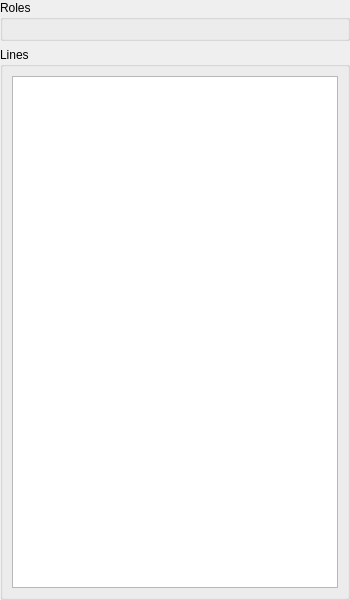
<?xml version="1.0" encoding="UTF-8"?>
<ui version="4.0">
 <class>WdgBusstopsFilterPopup</class>
 <widget class="QWidget" name="WdgBusstopsFilterPopup">
  <property name="geometry">
   <rect>
    <x>0</x>
    <y>0</y>
    <width>350</width>
    <height>600</height>
   </rect>
  </property>
  <layout class="QVBoxLayout" name="verticalLayout_3">
   <property name="leftMargin">
    <number>0</number>
   </property>
   <property name="topMargin">
    <number>0</number>
   </property>
   <property name="rightMargin">
    <number>0</number>
   </property>
   <property name="bottomMargin">
    <number>0</number>
   </property>
   <item>
    <widget class="QGroupBox" name="groupBox">
     <property name="title">
      <string>Roles</string>
     </property>
     <layout class="QVBoxLayout" name="verticalLayout_2">
      <item>
       <widget class="WdgBusstopFlagEditor" name="flagSelector" native="true"/>
      </item>
     </layout>
    </widget>
   </item>
   <item>
    <widget class="QGroupBox" name="groupBox_2">
     <property name="title">
      <string>Lines</string>
     </property>
     <layout class="QVBoxLayout" name="verticalLayout">
      <item>
       <widget class="QTreeView" name="lwLines">
        <property name="selectionMode">
         <enum>QAbstractItemView::SelectionMode::NoSelection</enum>
        </property>
       </widget>
      </item>
     </layout>
    </widget>
   </item>
  </layout>
 </widget>
 <customwidgets>
  <customwidget>
   <class>WdgBusstopFlagEditor</class>
   <extends>QWidget</extends>
   <header>Widgets\WdgBusstopFlagEditor.h</header>
   <container>1</container>
  </customwidget>
 </customwidgets>
 <resources/>
 <connections/>
</ui>
